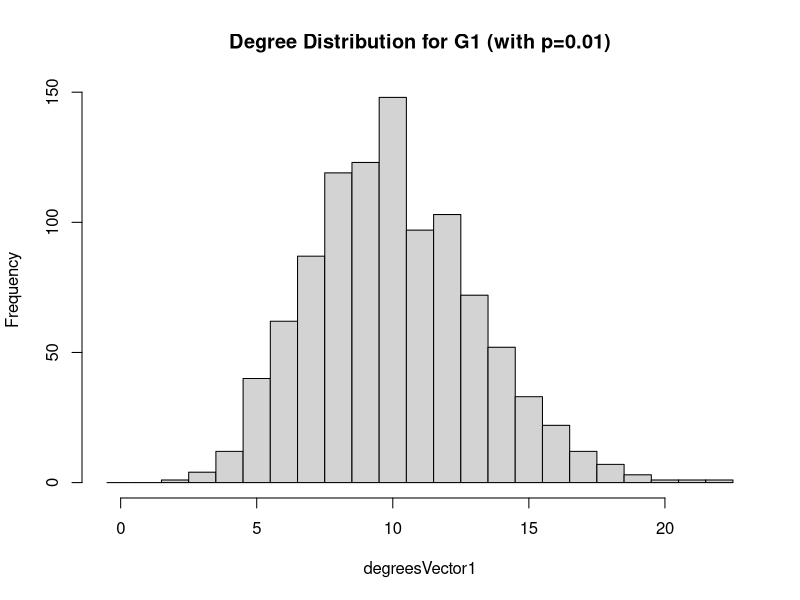
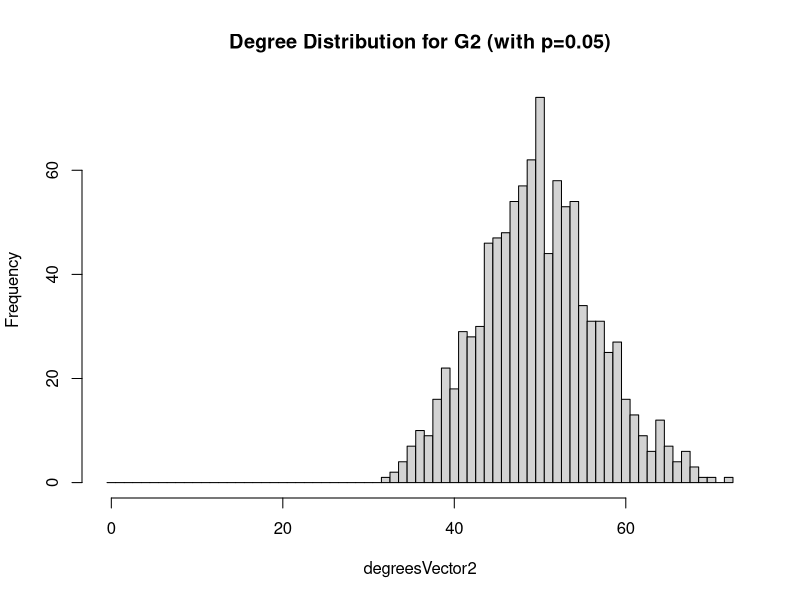
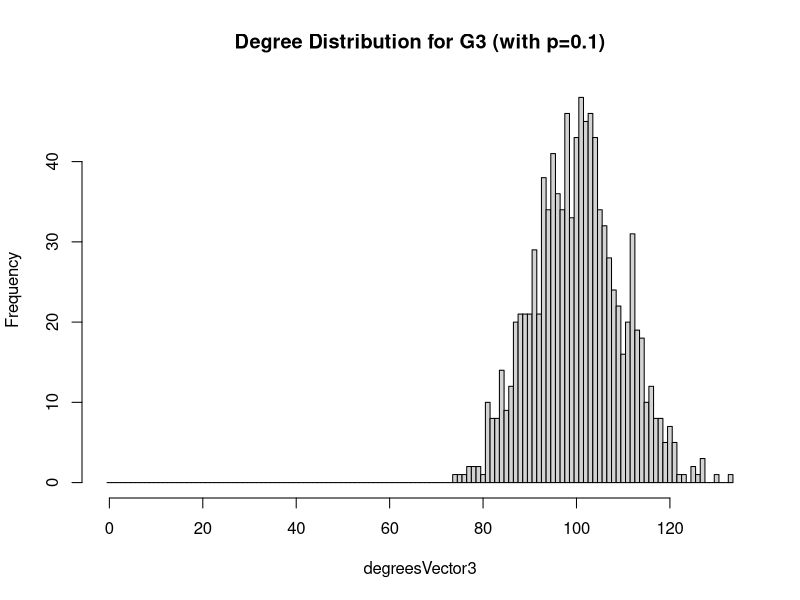
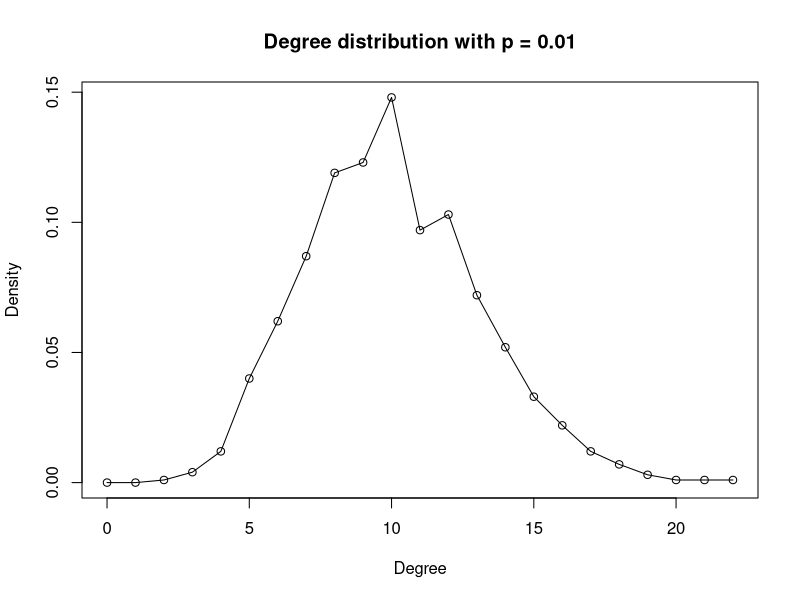
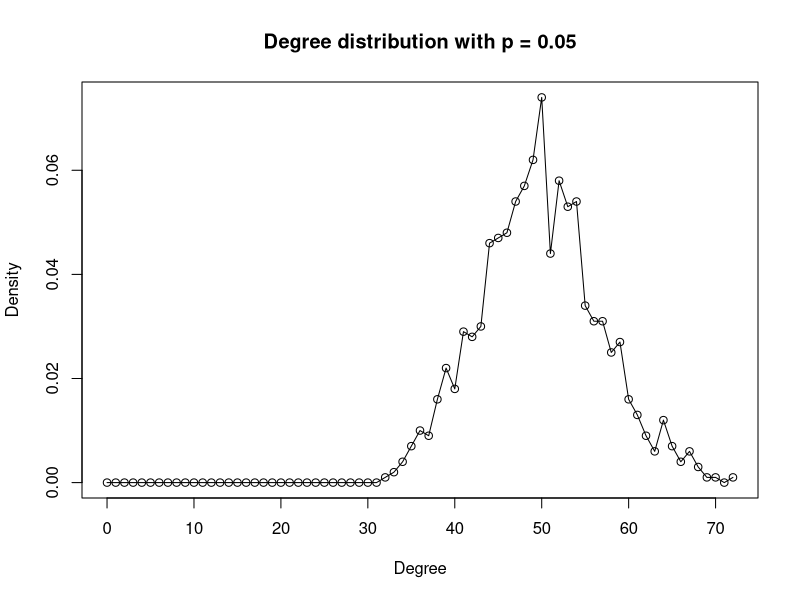
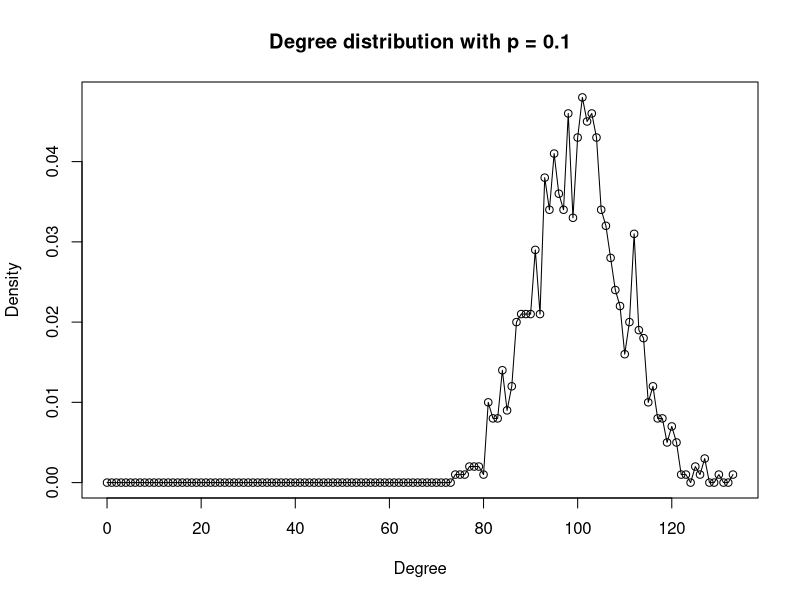

Write the R code that produced these figures, in order.
library("igraph")
p <- c(0.01,0.05,0.1)
#Part(a)
# create random graph
g1 <- random.graph.game(1000.0, p[1], directed=F);
g2 <- random.graph.game(1000.0, p[2], directed=F);
g3 <- random.graph.game(1000.0, p[3], directed=F);


degreesVector1 <- degree(g1)
degreesVector2 <- degree(g2)
degreesVector3 <- degree(g3)

##PLOT THE DEGREE DISTRIBUTION
h1 <- hist(degreesVector1, breaks=seq(-0.5, by=1 , length.out=max(degreesVector1)+2),main="Degree Distribution for G1 (with p=0.01)")
h2 <- hist(degreesVector2, breaks=seq(-0.5, by=1 , length.out=max(degreesVector2)+2),main="Degree Distribution for G2 (with p=0.05)")
h3 <- hist(degreesVector3, breaks=seq(-0.5, by=1 , length.out=max(degreesVector3)+2),main="Degree Distribution for G3 (with p=0.1)")

##PLOTTING THE DENSITY FUNCTIONS
pl1 <- data.frame(x=h1$mids, y=h1$density)
plot(pl1 , type="o", col="black",main="Degree distribution with p = 0.01",xlab="Degree",ylab="Density")
pl2 <- data.frame(x=h2$mids, y=h2$density)
plot(pl2 , type="o", col="black",main="Degree distribution with p = 0.05",xlab="Degree",ylab="Density")
pl3 <- data.frame(x=h3$mids, y=h3$density)
plot(pl3 , type="o", col="black",main="Degree distribution with p = 0.1",xlab="Degree",ylab="Density")

#Part(b)

## CHECKING THE CONNECTIVITY OF GRAPH G1 WITH p=0.01
if(is.connected(g1))
{
  print("Graph g1 with edge drawing probability p= 0.01 is connected.")
} else 
  print("Graph g1 with edge drawing probability p= 0.01 is NOT connected.")

## CHECKING TH CONNECTIVITY OF GRAPH G2 WITH p=0.05
if(is.connected(g2))
{
  print("Graph g2 with edge drawing probability p= 0.05 is connected.")
} else 
  print("Graph g2 with edge drawing probability p= 0.05 is NOT connected.")

## CHECKING TH CONNECTIVITY OF GRAPH G3 WITH p=0.1
if(is.connected(g3))
{
  print("Graph g3 with edge drawing probability p= 0.1 is connected.")
} else 
  print("Graph g3 with edge drawing probability p= 0.1 is NOT connected.")

##DIAMETERS OF THE THREE GRAPHS
dia1=diameter(g1, directed = FALSE, unconnected = FALSE, weights = NULL)
path1=get.diameter(g1, directed = FALSE, unconnected = FALSE, weights = NULL)
dia2=diameter(g2, directed = FALSE, unconnected = FALSE, weights = NULL)
path2=get.diameter(g2, directed = FALSE, unconnected = FALSE, weights = NULL)
dia3=diameter(g3, directed = FALSE, unconnected = FALSE, weights = NULL)
path3=get.diameter(g3, directed = FALSE, unconnected = FALSE, weights = NULL)
cat("Diameter of graph G1 is: ",dia1,"and a path with this diameter is: ",path1,'\n' )
cat("Diameter of graph G2 is: ",dia2,"and a path with this diameter is: ",path2,'\n' )
cat("Diameter of graph G3 is: ",dia3,"and a path with this diameter is: ",path3 ,'\n')


#Part(c) FINDING THRESHOLD 'p'
prob_th=0.0000
repeat{
  g <- random.graph.game(1000, prob_th, directed=F);
  if(is.connected(g))
  {
    cat("The threshold probability p = ",prob_th)
    break()
  }else
  {
    cat(prob_th,'\n')
    prob_th <- prob_th+0.0005
  }
}

